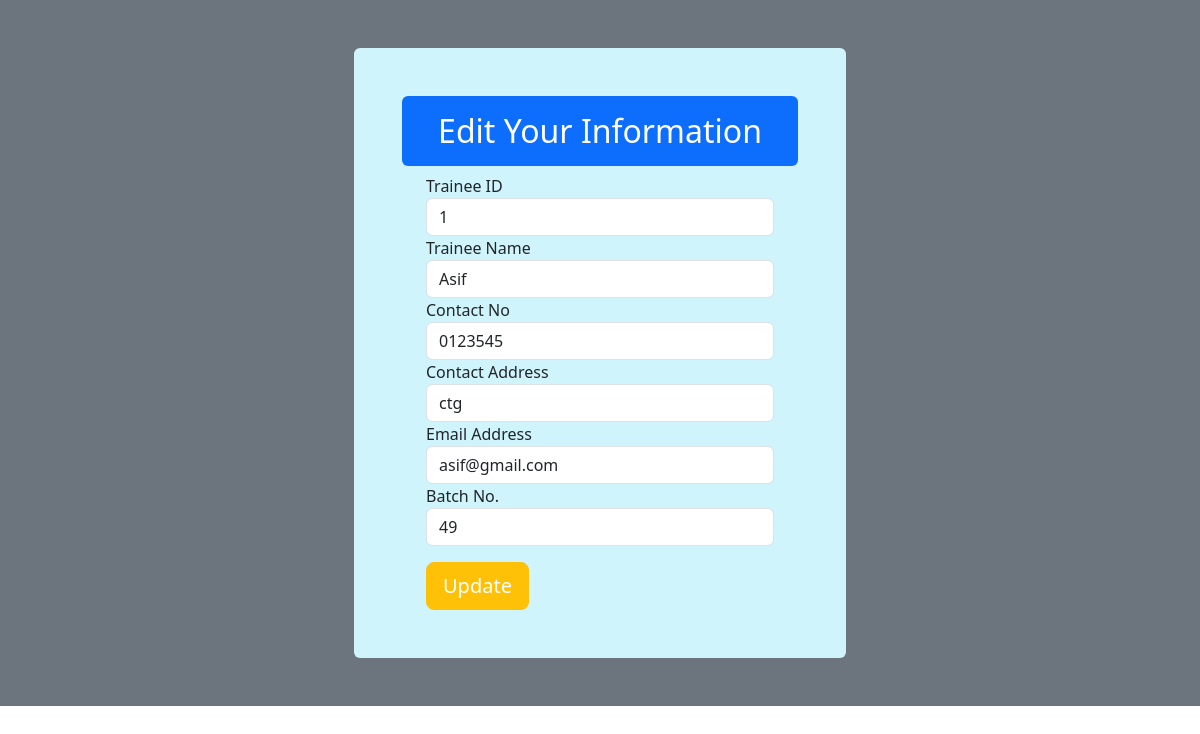
Page /edit/1 on the earlier database version.
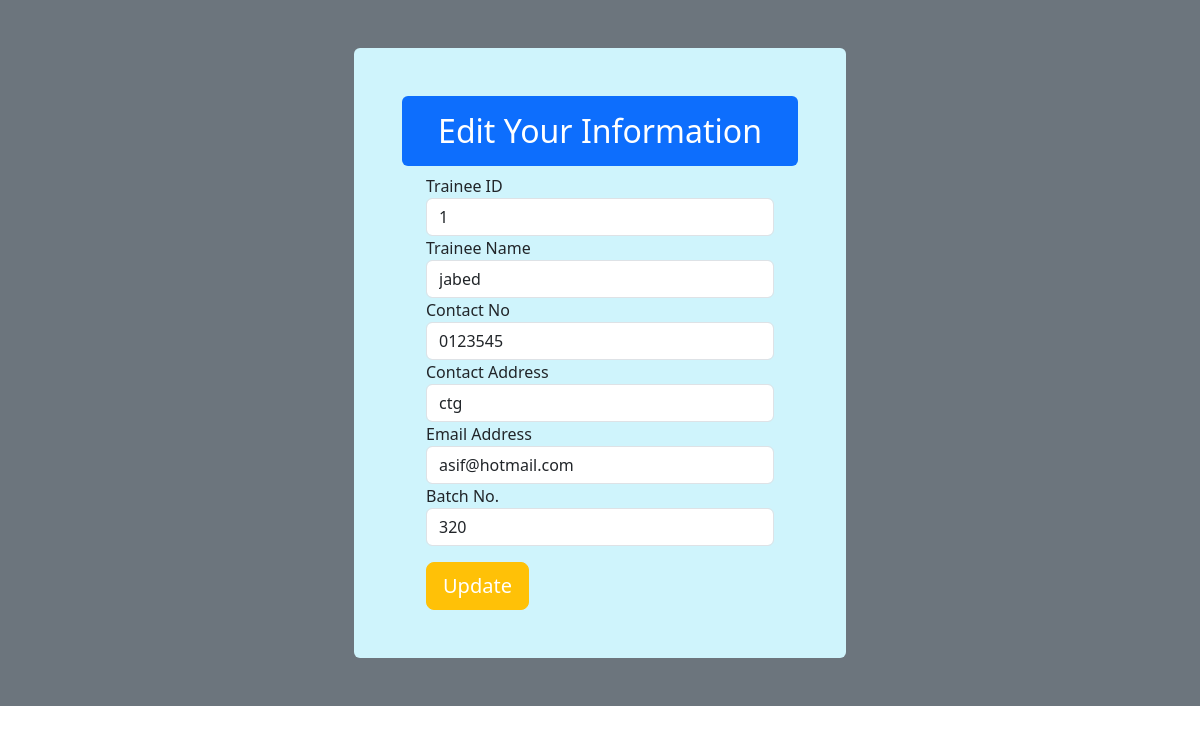
Same page on the later database version.
### SimpleApp01/models.py (models this page shows)
class Trainee(models.Model):
    TraineeId = models.AutoField(primary_key=True)
    Name = models.CharField(max_length=30)
    ContactNo = models.CharField(max_length=15)
    ContactAddress = models.CharField(max_length=100)
    EmailAddress = models.EmailField()
    BatchNo = models.CharField(max_length=30 , default="N\A")
    class Meta:
        db_table="Trainee"

### SimpleApp01/views.py (the view)
# urls.py: path('edit/<int:id>',views.editTrainee),
def editTrainee(request,id):
    trainee = Trainee.objects.get(TraineeId = id)
    return render(request,"edit.html",{'trainee':trainee})

### SimpleApp01/templates/edit.html (shortened to what this page needs)
<!DOCTYPE html>
<html lang="en">
<head>
     <link href="https://cdn.jsdelivr.net/npm/bootstrap@5.3.3/dist/css/bootstrap.min.css" rel="stylesheet">
</head>
<body>
  <div class="row bg-secondary">
    <div class="container col-md-6 col-md-offset-3">
      <div class="m-5 p-5 bg-info-subtle rounded">
          <div class="bg-primary rounded">
              <h2 class="text-center p-3 text-white">Edit Your Information</h2>
          </div>
          <div class="container">
                <form method="POST" class="post-form" action ="/update/{{trainee.TraineeId}}" >
                  <div class="container">
                      <div class="form-group">
                        <label for="exampleInputName2"> Trainee ID</label>
                        <input type="text" name="TraineeId" class="form-control" id="id_Traineeid" value="{{trainee.TraineeId}}" readonly>
                      </div>
                      <div class="form-group">
                        <label for="exampleInputName2"> Trainee Name</label>
                        <input type="text" name="Name" class="form-control" id="id_Name" value="{{trainee.Name}}">
                      </div>
                      <div class="form-group">
                        <label for="exampleInputName2">Contact No</label>
                        <input type="text" name="ContactNo" class="form-control" id="id_ContactNo" value="{{trainee.ContactNo}}">
                      </div>
                      <div class="form-group">
                        <label for="exampleInputName2">Contact Address</label>
                        <input type="text" name="ContactAddress" class="form-control" id="id_ContactAddress" value="{{trainee.ContactAddress}}">
                      </div>
                      <div class="form-group">
                        <label for="exampleInputName2">Email Address</label>
                        <input type="email" name="EmailAddress" class="form-control" id="id_EmailAddress" value="{{trainee.EmailAddress}}">
                      </div>
                      <div class="form-group">
                        <label for="exampleInputName2">Batch No.</label>
                        <input type="text" name="BatchNo" class="form-control" id="id_EmailAddress" value="{{trainee.BatchNo}}">
                      </div>
                      <div>
                        <button class="btn btn-warning mt-3 btn-lg text-white"  type="submit">Update</button>
                    </div>
                  </div>
              </form>
          </div>
      </div>
  </div>
  </div>
</body>
</html>

Differences in the rows shown:
changed Trainee "ctg": Name "Asif" → "jabed"; EmailAddress "asif@gmail.com" → "asif@hotmail.com"; BatchNo "49" → "320"
